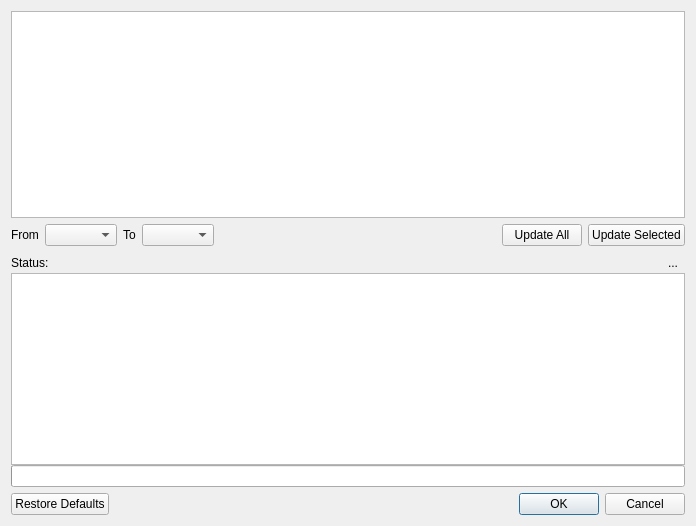
<?xml version="1.0" encoding="UTF-8"?>
<ui version="4.0">
 <author>Kevin Tambascio &lt;ktambascio@users.sourceforge.net&gt;</author>
 <class>KEquityPriceUpdateDlg</class>
 <widget class="QDialog" name="KEquityPriceUpdateDlg">
  <property name="geometry">
   <rect>
    <x>0</x>
    <y>0</y>
    <width>696</width>
    <height>526</height>
   </rect>
  </property>
  <property name="windowTitle">
   <string>Update Stock and Currency Prices</string>
  </property>
  <layout class="QVBoxLayout" name="verticalLayout_2">
   <item>
    <widget class="QTreeView" name="equityView">
     <property name="sizeAdjustPolicy">
      <enum>QAbstractScrollArea::AdjustToContents</enum>
     </property>
     <property name="tabKeyNavigation">
      <bool>false</bool>
     </property>
     <property name="alternatingRowColors">
      <bool>true</bool>
     </property>
     <property name="selectionMode">
      <enum>QAbstractItemView::MultiSelection</enum>
     </property>
     <property name="selectionBehavior">
      <enum>QAbstractItemView::SelectRows</enum>
     </property>
     <property name="rootIsDecorated">
      <bool>false</bool>
     </property>
     <property name="allColumnsShowFocus">
      <bool>true</bool>
     </property>
    </widget>
   </item>
   <item>
    <layout class="QHBoxLayout" name="horizontalLayout_3">
     <item>
      <widget class="QWidget" name="m_dateContainer" native="true">
       <layout class="QHBoxLayout" name="horizontalLayout">
        <property name="leftMargin">
         <number>0</number>
        </property>
        <property name="topMargin">
         <number>0</number>
        </property>
        <property name="rightMargin">
         <number>0</number>
        </property>
        <property name="bottomMargin">
         <number>0</number>
        </property>
        <item>
         <widget class="QLabel" name="m_fromLabel">
          <property name="text">
           <string comment="@label:chooser Date">From</string>
          </property>
         </widget>
        </item>
        <item>
         <widget class="KMyMoneyDateEdit" name="m_fromDate"/>
        </item>
        <item>
         <widget class="QLabel" name="m_toLabel">
          <property name="text">
           <string comment="@label:chooser Date">To</string>
          </property>
         </widget>
        </item>
        <item>
         <widget class="KMyMoneyDateEdit" name="m_toDate"/>
        </item>
       </layout>
      </widget>
     </item>
     <item>
      <spacer name="horizontalSpacer_2">
       <property name="orientation">
        <enum>Qt::Horizontal</enum>
       </property>
       <property name="sizeHint" stdset="0">
        <size>
         <width>40</width>
         <height>20</height>
        </size>
       </property>
      </spacer>
     </item>
     <item>
      <widget class="QPushButton" name="btnUpdateAll">
       <property name="text">
        <string>Update All</string>
       </property>
      </widget>
     </item>
     <item>
      <widget class="QPushButton" name="btnUpdateSelected">
       <property name="text">
        <string>Update Selected</string>
       </property>
      </widget>
     </item>
    </layout>
   </item>
   <item>
    <widget class="QWidget" name="statusContainer" native="true">
     <layout class="QVBoxLayout" name="verticalLayout">
      <property name="spacing">
       <number>0</number>
      </property>
      <property name="leftMargin">
       <number>0</number>
      </property>
      <property name="topMargin">
       <number>0</number>
      </property>
      <property name="rightMargin">
       <number>0</number>
      </property>
      <property name="bottomMargin">
       <number>0</number>
      </property>
      <item>
       <layout class="QHBoxLayout" name="horizontalLayout_2">
        <item>
         <widget class="QLabel" name="textLabel1">
          <property name="text">
           <string>Status:</string>
          </property>
          <property name="wordWrap">
           <bool>false</bool>
          </property>
         </widget>
        </item>
        <item>
         <spacer name="horizontalSpacer">
          <property name="orientation">
           <enum>Qt::Horizontal</enum>
          </property>
          <property name="sizeHint" stdset="0">
           <size>
            <width>40</width>
            <height>20</height>
           </size>
          </property>
         </spacer>
        </item>
        <item>
         <widget class="QToolButton" name="closeStatusButton">
          <property name="text">
           <string>...</string>
          </property>
          <property name="autoRaise">
           <bool>true</bool>
          </property>
         </widget>
        </item>
       </layout>
      </item>
      <item>
       <widget class="KTextEdit" name="lbStatus">
        <property name="focusPolicy">
         <enum>Qt::NoFocus</enum>
        </property>
        <property name="readOnly">
         <bool>true</bool>
        </property>
       </widget>
      </item>
      <item>
       <widget class="QProgressBar" name="prgOnlineProgress"/>
      </item>
     </layout>
    </widget>
   </item>
   <item>
    <widget class="QDialogButtonBox" name="buttonBox">
     <property name="standardButtons">
      <set>QDialogButtonBox::Cancel|QDialogButtonBox::Ok|QDialogButtonBox::RestoreDefaults</set>
     </property>
    </widget>
   </item>
  </layout>
 </widget>
 <layoutdefault spacing="6" margin="11"/>
 <customwidgets>
  <customwidget>
   <class>KTextEdit</class>
   <extends>QTextEdit</extends>
   <header>ktextedit.h</header>
  </customwidget>
  <customwidget>
   <class>KDateComboBox</class>
   <extends>QComboBox</extends>
   <header>kdatecombobox.h</header>
  </customwidget>
  <customwidget>
   <class>KMyMoneyDateEdit</class>
   <extends>KDateComboBox</extends>
   <header>kmymoneydateedit.h</header>
   <container>1</container>
  </customwidget>
 </customwidgets>
 <tabstops>
  <tabstop>m_fromDate</tabstop>
  <tabstop>m_toDate</tabstop>
  <tabstop>btnUpdateAll</tabstop>
  <tabstop>btnUpdateSelected</tabstop>
  <tabstop>lbStatus</tabstop>
  <tabstop>closeStatusButton</tabstop>
 </tabstops>
 <resources/>
 <connections>
  <connection>
   <sender>buttonBox</sender>
   <signal>accepted()</signal>
   <receiver>KEquityPriceUpdateDlg</receiver>
   <slot>accept()</slot>
   <hints>
    <hint type="sourcelabel">
     <x>268</x>
     <y>458</y>
    </hint>
    <hint type="destinationlabel">
     <x>268</x>
     <y>240</y>
    </hint>
   </hints>
  </connection>
  <connection>
   <sender>buttonBox</sender>
   <signal>rejected()</signal>
   <receiver>KEquityPriceUpdateDlg</receiver>
   <slot>reject()</slot>
   <hints>
    <hint type="sourcelabel">
     <x>268</x>
     <y>458</y>
    </hint>
    <hint type="destinationlabel">
     <x>268</x>
     <y>240</y>
    </hint>
   </hints>
  </connection>
 </connections>
</ui>
